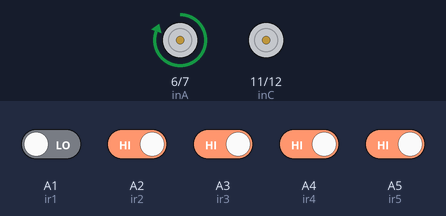
A sketch run on a simulated Arduino Uno, built with avr-gcc and run on an emulated ATmega328P. Parts: motor-driver pin pairs drawn as motors (green arrow = first pin HIGH = forward, orange = second pin HIGH = backward, longer = more drive, scaled by the enable pin). The test bench sets the inputs (shaded band); at power-on: A2 (ir2), A3 (ir3), A4 (ir4), A5 (ir5) HIGH, A1 (ir1) LOW.

Above: at 3.2 s.
3.3 s: A3 (ir3) driven LOW
At 4.1 s:
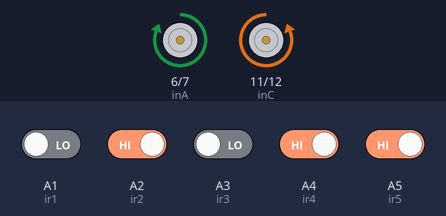
4.8 s: A5 (ir5) driven LOW
At 5.3 s:
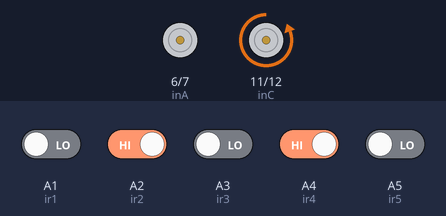
6.3 s: A5 (ir5) driven HIGH
At 7.5 s:
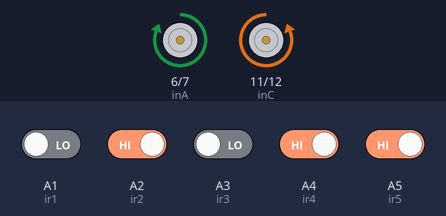
7.8 s: A3 (ir3) driven HIGH
At 8.7 s:
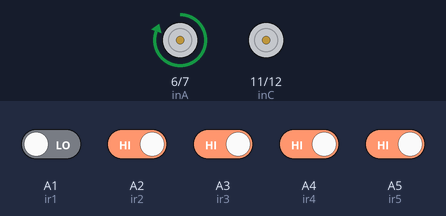
Timing chart, 0 to 10.3 s (numbered marks = the images above; inputs shaded):
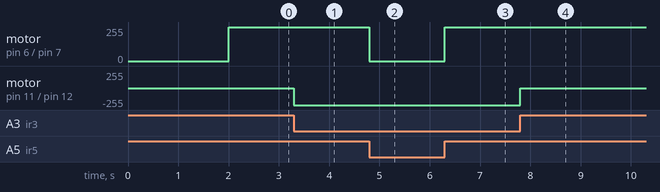

The sketch:

LineFollower.ino
```cpp
// Motor Pins
int ena = 5;
int inA = 6;
int inB = 7;

int enb = 10;
int inC = 11;
int inD = 12;

#define ir1 A1
#define ir2 A2
#define ir3 A3
#define ir4 A4
#define ir5 A5

// PID parameters
float Kp = 20;
float Ki = 0;
float Kd = 5;

float lastError = 0;
float integral = 0;

float error;

int speed = 220;

void powerMotors(int speed1, int speed2){
  digitalWrite(inC , LOW);
  digitalWrite(inD , HIGH);
  analogWrite(enb , speed1);
  digitalWrite(inA , HIGH);
  digitalWrite(inB , LOW);
  analogWrite(ena , speed2);
}

int getLine(){
  int s1 = digitalRead(ir1);
  int s2 = digitalRead(ir2);
  int s3 = digitalRead(ir3);
  int s4 = digitalRead(ir4);
  int s5 = digitalRead(ir5);
  int sum = 0;

  if(s1 == 1 && s2 == 1 && s3 == 1 && s4 == 1 && s5 == 1){
    return -1;
  }

  if(s1 == 0){
    sum = -2;
  }

  if(s2 == 0){
    sum = -1;
  }

  if(s3 == 0){
    sum = 0;
  }

  if(s4 == 0){
    sum = 1;
  }

  if(s5 == 0){
    sum = 2;
  }

  return sum;
}

void setup() {
  Serial.begin(9600);

  pinMode(ena,OUTPUT);
  pinMode(inA,OUTPUT);
  pinMode(inB,OUTPUT);

  pinMode(enb,OUTPUT);
  pinMode(inC,OUTPUT);
  pinMode(inD,OUTPUT);

  pinMode(ir1, INPUT);
  pinMode(ir2, INPUT);
  pinMode(ir3, INPUT);
  pinMode(ir4, INPUT);
  pinMode(ir5, INPUT);

  digitalWrite(inA , LOW);
  digitalWrite(inB , LOW);
  digitalWrite(inC , LOW);
  digitalWrite(inD , LOW);
  delay(2000);
}

void loop() {
  int position = getLine();
  if(position >= 0){
     error = 0 - position;// target is 0 (centered)
  }

  if(position == 0){
    powerMotors(255,255);
  }else if(position == 2){
    powerMotors(255,0);
  }else if(position == -2){
    powerMotors(0,255);
  }
}
```

Measured:
- after the input at 3.3 s, motor on pin 11 (inC) / pin 12 (inD): stopped → backward 255/255 at once
- after the input at 4.8 s, motor on pin 6 (inA) / pin 7 (inB): forward 255/255 → stopped at once
- after the input at 6.3 s, motor on pin 6 (inA) / pin 7 (inB): stopped → forward 255/255 at once
- after the input at 7.8 s, motor on pin 11 (inC) / pin 12 (inD): backward 255/255 → stopped at once
